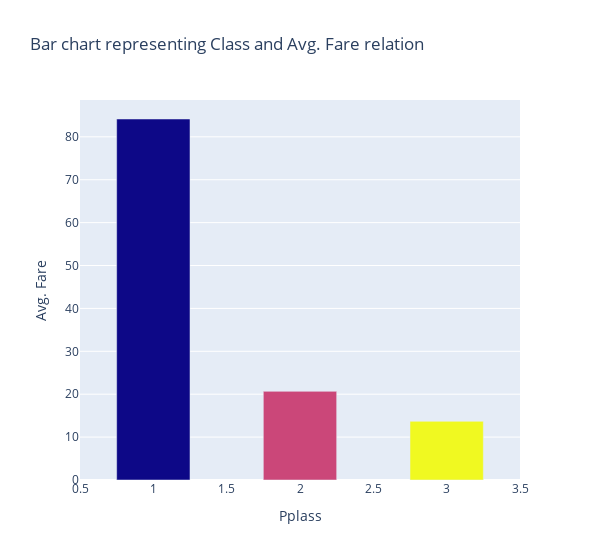

Here is the notebook cell this chart was saved with:
### Code cell
fig_bar_avgfare = go.Figure()
fig_bar_avgfare.add_trace(go.Bar(x=np.sort(df['pclass'].unique()), y=df.groupby('pclass')['fare'].mean(), marker_color=np.sort(df['pclass'].unique())))
fig_bar_avgfare.update_traces(width=0.5)
fig_bar_avgfare.update_layout(width=600, title_text='Bar chart representing Class and Avg. Fare relation',
                       xaxis_title_text='Pplass', yaxis_title_text='Avg. Fare')
fig_bar_avgfare.show()

### Figure 1 — Plotly figure (JSON) as saved in the notebook; plotly's stock layout.template omitted (floating-point values rounded to 4 significant figures)
{"data": [{"marker": {"color": [1, 2, 3]}, "type": "bar", "width": 0.5, "x": [1, 2, 3], "y": [84.15, 20.66, 13.68]}], "layout": {"title": {"text": "Bar chart representing Class and Avg. Fare relation"}, "width": 600, "xaxis": {"title": {"text": "Pplass"}}, "yaxis": {"title": {"text": "Avg. Fare"}}}}
